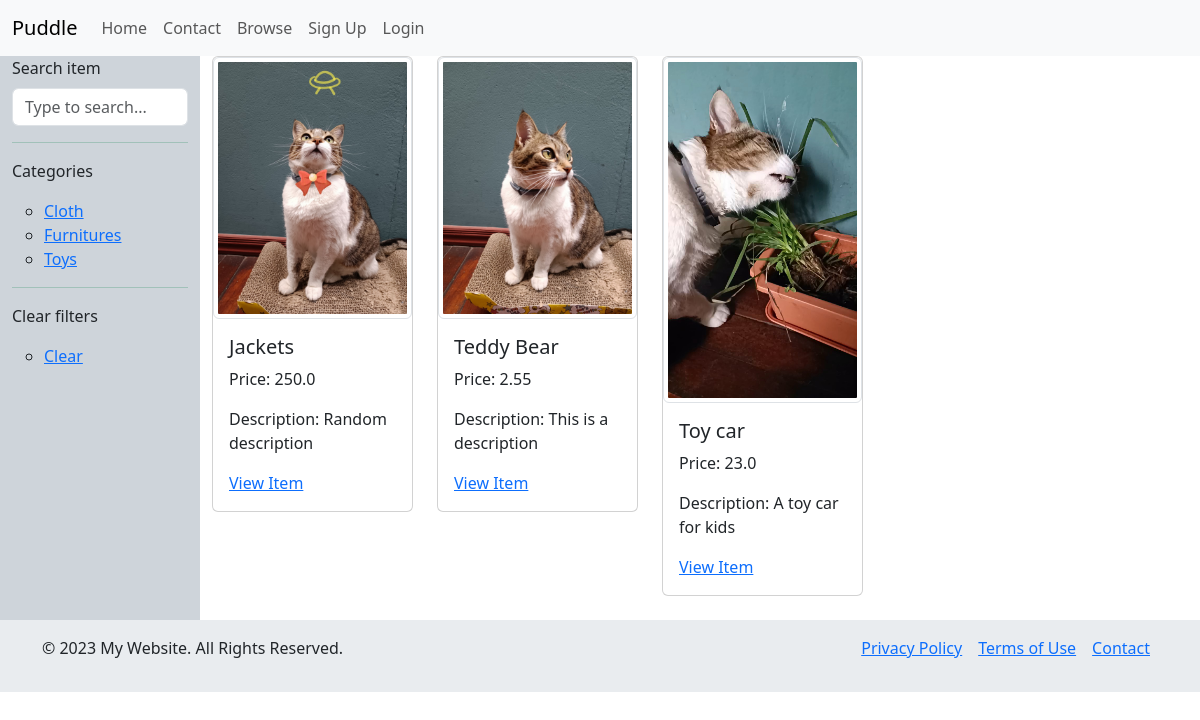
The app's page /items/, older data.
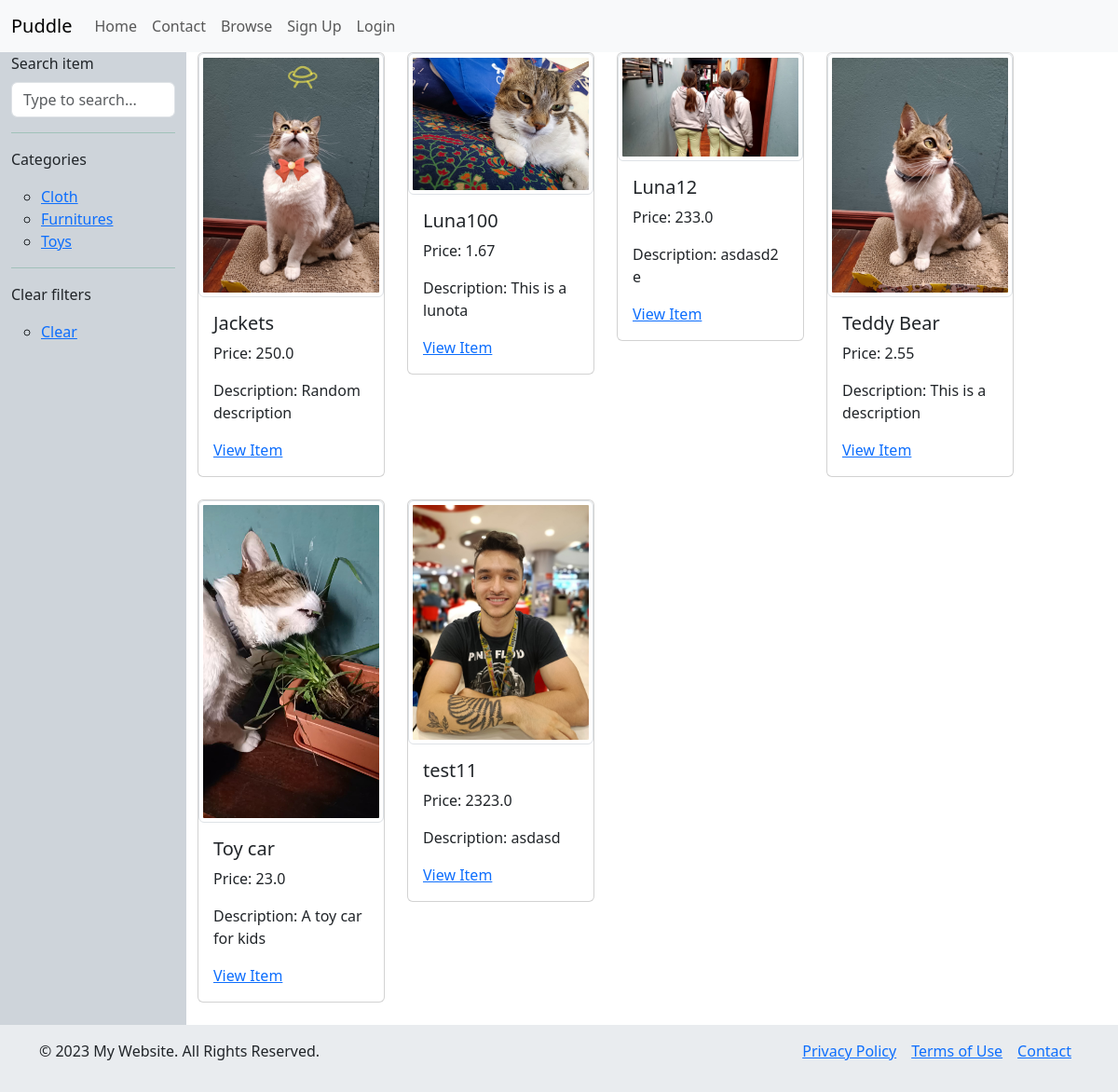
The same page, newer data.
### items/models.py (models this page shows, shortened)
class Category(models.Model):
    name = models.CharField(max_length=255)
    description = models.TextField()
    class Meta:
        verbose_name = ("Category")
        verbose_name_plural = ("Categories")
        ordering = ['name']

class Item(models.Model):
    name = models.CharField(max_length=255)
    description = models.TextField(blank=True, null=True)
    category = models.ForeignKey(Category, related_name="items", on_delete=models.CASCADE)
    price = models.FloatField()
    image = models.ImageField(upload_to='item_images/', blank=True, null=True)
    created_at = models.DateTimeField(auto_now_add=True)
    created_by = models.ForeignKey(User, related_name="items", on_delete=models.CASCADE)
    is_sold = models.BooleanField(default=False)
    class Meta:
        verbose_name = ("Item")
        verbose_name_plural = ("Items")
        ordering = ['name']

### items/views.py (the view)
# urls.py: path('', views.items, name='items'),
def items(request):
    query = request.GET.get('query', '')
    items = Item.objects.filter(is_sold=False)
    categories = Category.objects.all()
    category_id = request.GET.get('category', '')
    if category_id:
        items = items.filter(category_id=category_id)
    if query:
        items = items.filter(Q(name__icontains=query) | Q(description__icontains=query))
    return render(request, 'item/items.html',
                  {'items': items,
                   'query': query,
                   "categories": categories,
                   })

### items/templates/item/items.html (shortened to what this page needs)
{% extends "core/base.html"%}
{% block content %}
<div class="container-fluid">
  <div class="row">
<div style="width:200px;" class="col-lg-3 col-md-4 col-sm-6 bg-dark-subtle">
      <div class="sidebar">
        <ul class="nav flex-column">
          <li class="nav-item">
            <form method="GET" action="{%url 'items:items'%}">
              <label for="exampleDataList" class="form-label">Search item</label>
<input name="query" value="{{ query }}" class="form-control" id="exampleDataList" placeholder="Type to search...">
            </form>
              <div class="text-success">
  <hr>
</div>
              <p>Categories</p>
              <ul>
                {% for category in categories %}
                  <li>
                    <a href="{% url 'items:items' %}?query={{ query }}&category={{category.id}}">{{ category.name }}</a>
                  </li>
                {% endfor %}
              </ul>
              <div class="text-success">
  <hr>
</div>
              <p>Clear filters</p>
              <ul>
                <li>
                  <a href="{% url 'items:items' %}">Clear</a>
                </li>
              </ul>
          </li>
        </ul>
      </div>
    </div>
    <div class="col-lg-9 col-md-8 col-sm-6">
      <div class="row">
        {% for item in items %}
          <div class="col-md-3">
            <div class="card mb-4">
              <img src="{{ item.image.url }}" class="img-thumbnail" alt="...">
              <div class="card-body">
                <h5 class="card-title">{{ item.name }}</h5>
                <p class="card-text">Price: {{ item.price }}</p>
                <p class="card-text">Description: {{ item.description }}</p>
                <a href="{% url 'items:detail' item.id %}">View Item</a>
              </div>
            </div>
          </div>
        {% endfor %}
      </div>
    </div>
  </div>
</div>
{% endblock %}

Row changes from the older to the newer data that the page shows:
added Item: image (picture), name "Luna100", price "1.67", description "This is a lunota"
added Item: image (picture), name "Luna12", price "233.0", description "asdasd2 e"
added Item: image (picture), name "test11", price "2323.0", description "asdasd"
